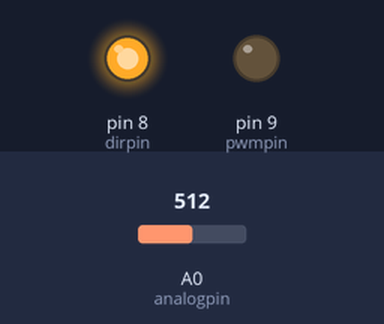
The sketch below on a simulated Arduino Uno, built with avr-gcc and run on an emulated ATmega328P. Shown: output pins drawn as LEDs (lit = HIGH). Inputs (shaded band) come from the test bench; at power-on: A0 (analogpin) = 512.

Above: at 1.4 s.
1.5 s: A0 (analogpin) set to 306
At 3.1 s:
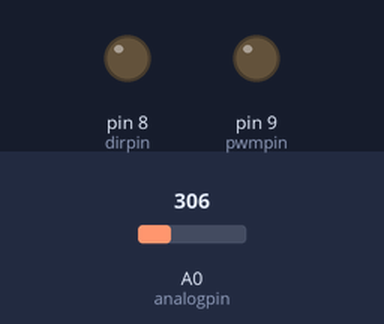
3.4 s: A0 (analogpin) set to 122
At 3.6 s:
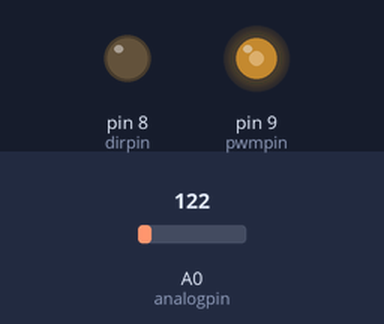
Timing chart, 0 to 6.4 s (numbered marks = the images above; inputs shaded):
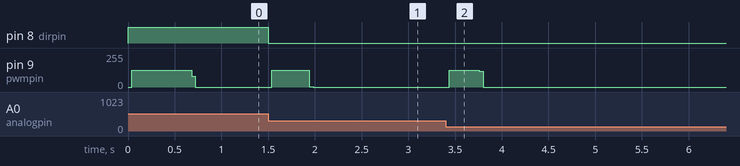

Measured:
- after the input at 1.5 s, pin 8 (dirpin): HIGH → LOW at once; pin 9 (pwmpin): 0/255 → 125/255 at once, → 0/255 0.40 s later
- after the input at 3.4 s, pin 9 (pwmpin): 0/255 → 125/255 at once, → 0/255 0.32 s later

The sketch:

stepper1.ino
```cpp
#define pwmpin 9
#define dirpin 8
#define stepsPerRevolution 3200
#define analogpin A0
volatile int current_angle = 0;
volatile int previous_angle = 0;
volatile bool forward = false;
void setup() {
  // put your setup code here, to run once:
  pinMode(pwmpin,OUTPUT);
  pinMode(dirpin,OUTPUT);

}

void loop() {
  // put your main code here, to run repeatedly:
  int stear_input = analogRead(analogpin);
  current_angle = map(stear_input,170,520,0,stepsPerRevolution);
//  while(current_angle == previous_angle){
//    current_angle = map(stear_input,170,520,0,stepsPerRevolution);
//  }

  if(previous_angle < current_angle){
  for(int i = previous_angle;i<current_angle;i++){
    digitalWrite(dirpin,HIGH);
    digitalWrite(pwmpin,HIGH);
    delayMicroseconds(100);
    digitalWrite(pwmpin,LOW);
    delayMicroseconds(100);
    previous_angle++;
  }
  }else if(previous_angle>current_angle){
    for(int i = previous_angle;i>current_angle;i--){
    digitalWrite(dirpin,LOW);
    digitalWrite(pwmpin,HIGH);
    delayMicroseconds(100);
    digitalWrite(pwmpin,LOW);
    delayMicroseconds(100);
    previous_angle--;
  }
  }

//  for(int i = 0;i<10*stepsPerRevolution;i++){
//    digitalWrite(dirpin,LOW);
//    digitalWrite(pwmpin,HIGH);
//    delayMicroseconds(100);
//    digitalWrite(pwmpin,LOW);
//    delayMicroseconds(100);
//  }


}
```
